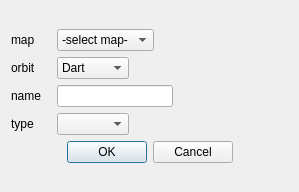
<?xml version="1.0" encoding="UTF-8"?>
<ui version="4.0">
 <exportmacro>SCHNAPPS_PLUGIN_ATTRIBUTE_EDITOR_API</exportmacro>
 <class>AddAttribute</class>
 <widget class="QDialog" name="AddAttribute">
  <property name="geometry">
   <rect>
    <x>0</x>
    <y>0</y>
    <width>299</width>
    <height>192</height>
   </rect>
  </property>
  <property name="windowTitle">
   <string>Add attribute</string>
  </property>
  <layout class="QVBoxLayout" name="verticalLayout_2">
   <item>
    <layout class="QVBoxLayout" name="verticalLayout">
     <item>
      <layout class="QHBoxLayout" name="horizontalLayout">
       <item>
        <widget class="QLabel" name="label">
         <property name="minimumSize">
          <size>
           <width>40</width>
           <height>0</height>
          </size>
         </property>
         <property name="text">
          <string>map</string>
         </property>
        </widget>
       </item>
       <item>
        <widget class="QComboBox" name="mapSelectionComboBox">
         <item>
          <property name="text">
           <string>-select map-</string>
          </property>
         </item>
        </widget>
       </item>
       <item>
        <spacer name="horizontalSpacer_3">
         <property name="orientation">
          <enum>Qt::Horizontal</enum>
         </property>
         <property name="sizeHint" stdset="0">
          <size>
           <width>40</width>
           <height>20</height>
          </size>
         </property>
        </spacer>
       </item>
      </layout>
     </item>
     <item>
      <layout class="QHBoxLayout" name="horizontalLayout_2">
       <item>
        <widget class="QLabel" name="label_2">
         <property name="minimumSize">
          <size>
           <width>40</width>
           <height>0</height>
          </size>
         </property>
         <property name="text">
          <string>orbit</string>
         </property>
        </widget>
       </item>
       <item>
        <widget class="QComboBox" name="orbit_combobox">
         <item>
          <property name="text">
           <string>Dart</string>
          </property>
         </item>
         <item>
          <property name="text">
           <string>Vertex</string>
          </property>
         </item>
         <item>
          <property name="text">
           <string>Edge</string>
          </property>
         </item>
         <item>
          <property name="text">
           <string>Face</string>
          </property>
         </item>
         <item>
          <property name="text">
           <string>Volume</string>
          </property>
         </item>
        </widget>
       </item>
       <item>
        <spacer name="horizontalSpacer_2">
         <property name="orientation">
          <enum>Qt::Horizontal</enum>
         </property>
         <property name="sizeHint" stdset="0">
          <size>
           <width>40</width>
           <height>20</height>
          </size>
         </property>
        </spacer>
       </item>
      </layout>
     </item>
     <item>
      <layout class="QHBoxLayout" name="horizontalLayout_3">
       <item>
        <widget class="QLabel" name="label_3">
         <property name="minimumSize">
          <size>
           <width>40</width>
           <height>0</height>
          </size>
         </property>
         <property name="text">
          <string>name</string>
         </property>
        </widget>
       </item>
       <item>
        <widget class="QLineEdit" name="name_lineEdit"/>
       </item>
       <item>
        <spacer name="horizontalSpacer">
         <property name="orientation">
          <enum>Qt::Horizontal</enum>
         </property>
         <property name="sizeHint" stdset="0">
          <size>
           <width>40</width>
           <height>20</height>
          </size>
         </property>
        </spacer>
       </item>
      </layout>
     </item>
     <item>
      <layout class="QHBoxLayout" name="horizontalLayout_4">
       <item>
        <widget class="QLabel" name="label_4">
         <property name="minimumSize">
          <size>
           <width>40</width>
           <height>0</height>
          </size>
         </property>
         <property name="text">
          <string>type</string>
         </property>
        </widget>
       </item>
       <item>
        <widget class="QComboBox" name="type_comboBox"/>
       </item>
       <item>
        <spacer name="horizontalSpacer_4">
         <property name="orientation">
          <enum>Qt::Horizontal</enum>
         </property>
         <property name="sizeHint" stdset="0">
          <size>
           <width>40</width>
           <height>20</height>
          </size>
         </property>
        </spacer>
       </item>
      </layout>
     </item>
     <item>
      <widget class="QDialogButtonBox" name="buttonBox">
       <property name="orientation">
        <enum>Qt::Horizontal</enum>
       </property>
       <property name="standardButtons">
        <set>QDialogButtonBox::Cancel|QDialogButtonBox::Ok</set>
       </property>
       <property name="centerButtons">
        <bool>true</bool>
       </property>
      </widget>
     </item>
    </layout>
   </item>
  </layout>
 </widget>
 <resources/>
 <connections>
  <connection>
   <sender>buttonBox</sender>
   <signal>accepted()</signal>
   <receiver>AddAttribute</receiver>
   <slot>accept()</slot>
   <hints>
    <hint type="sourcelabel">
     <x>248</x>
     <y>254</y>
    </hint>
    <hint type="destinationlabel">
     <x>157</x>
     <y>274</y>
    </hint>
   </hints>
  </connection>
  <connection>
   <sender>buttonBox</sender>
   <signal>rejected()</signal>
   <receiver>AddAttribute</receiver>
   <slot>reject()</slot>
   <hints>
    <hint type="sourcelabel">
     <x>316</x>
     <y>260</y>
    </hint>
    <hint type="destinationlabel">
     <x>286</x>
     <y>274</y>
    </hint>
   </hints>
  </connection>
 </connections>
</ui>
